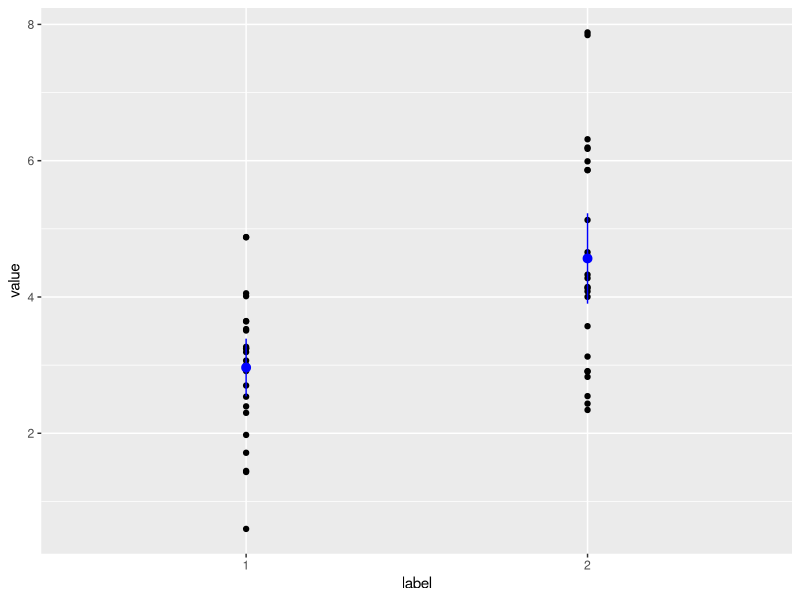

Write the R code that produced this figure.
## ---- chunk 1
library(scatterplot3d)
library(tidyverse)
library(lattice)
library(Hmisc)
## ---- chunk 2
npoints = 25

# Simulate data from a normal distribution
data1 = rnorm(npoints, mean=3, sd=1)
data2 = rnorm(npoints, mean=5, 1.5)
labels = factor(rep(c(1,2),each=npoints))
data = data.frame(value=c(data1, data2), label=labels)
head(data)


## ---- chunk 3
# Es necesario el paquete Hmisc para el cálculo de los estadísticos
library(Hmisc)
ggplot(data, aes(x=label,y=value)) + geom_point() + stat_summary(fun.data = mean_cl_normal, col='blue')
